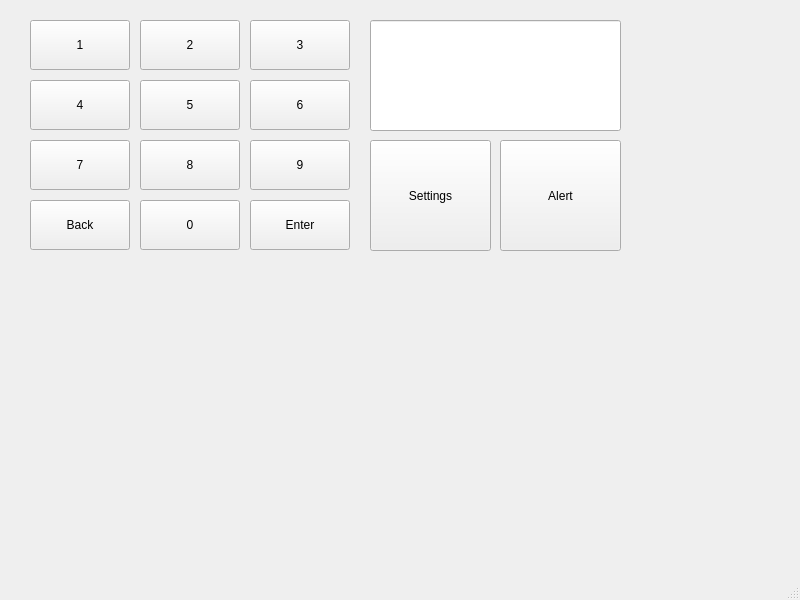
<?xml version="1.0" encoding="UTF-8"?>
<ui version="4.0">
 <class>MainWindow</class>
 <widget class="QMainWindow" name="MainWindow">
  <property name="geometry">
   <rect>
    <x>0</x>
    <y>0</y>
    <width>800</width>
    <height>600</height>
   </rect>
  </property>
  <property name="windowTitle">
   <string>MainWindow</string>
  </property>
  <widget class="QWidget" name="centralwidget">
   <widget class="QPushButton" name="pushButton1">
    <property name="geometry">
     <rect>
      <x>30</x>
      <y>20</y>
      <width>100</width>
      <height>50</height>
     </rect>
    </property>
    <property name="text">
     <string>1</string>
    </property>
   </widget>
   <widget class="QPushButton" name="pushButton1_2">
    <property name="geometry">
     <rect>
      <x>140</x>
      <y>20</y>
      <width>100</width>
      <height>50</height>
     </rect>
    </property>
    <property name="text">
     <string>2</string>
    </property>
   </widget>
   <widget class="QPushButton" name="pushButton1_3">
    <property name="geometry">
     <rect>
      <x>250</x>
      <y>20</y>
      <width>100</width>
      <height>50</height>
     </rect>
    </property>
    <property name="text">
     <string>3</string>
    </property>
   </widget>
   <widget class="QPushButton" name="pushButton1_4">
    <property name="geometry">
     <rect>
      <x>140</x>
      <y>80</y>
      <width>100</width>
      <height>50</height>
     </rect>
    </property>
    <property name="text">
     <string>5</string>
    </property>
   </widget>
   <widget class="QPushButton" name="pushButton1_5">
    <property name="geometry">
     <rect>
      <x>30</x>
      <y>80</y>
      <width>100</width>
      <height>50</height>
     </rect>
    </property>
    <property name="text">
     <string>4</string>
    </property>
   </widget>
   <widget class="QPushButton" name="pushButton1_6">
    <property name="geometry">
     <rect>
      <x>250</x>
      <y>80</y>
      <width>100</width>
      <height>50</height>
     </rect>
    </property>
    <property name="text">
     <string>6</string>
    </property>
   </widget>
   <widget class="QPushButton" name="pushButton1_7">
    <property name="geometry">
     <rect>
      <x>140</x>
      <y>140</y>
      <width>100</width>
      <height>50</height>
     </rect>
    </property>
    <property name="text">
     <string>8</string>
    </property>
   </widget>
   <widget class="QPushButton" name="pushButton1_8">
    <property name="geometry">
     <rect>
      <x>250</x>
      <y>140</y>
      <width>100</width>
      <height>50</height>
     </rect>
    </property>
    <property name="text">
     <string>9</string>
    </property>
   </widget>
   <widget class="QPushButton" name="pushButton1_9">
    <property name="geometry">
     <rect>
      <x>30</x>
      <y>140</y>
      <width>100</width>
      <height>50</height>
     </rect>
    </property>
    <property name="text">
     <string>7</string>
    </property>
   </widget>
   <widget class="QPushButton" name="pushButton1_10">
    <property name="geometry">
     <rect>
      <x>30</x>
      <y>200</y>
      <width>100</width>
      <height>50</height>
     </rect>
    </property>
    <property name="text">
     <string>Back</string>
    </property>
   </widget>
   <widget class="QPushButton" name="pushButton1_11">
    <property name="geometry">
     <rect>
      <x>140</x>
      <y>200</y>
      <width>100</width>
      <height>50</height>
     </rect>
    </property>
    <property name="text">
     <string>0</string>
    </property>
   </widget>
   <widget class="QPushButton" name="pushButton1_12">
    <property name="geometry">
     <rect>
      <x>250</x>
      <y>200</y>
      <width>100</width>
      <height>50</height>
     </rect>
    </property>
    <property name="text">
     <string>Enter</string>
    </property>
   </widget>
   <widget class="QPushButton" name="pushButton">
    <property name="geometry">
     <rect>
      <x>370</x>
      <y>140</y>
      <width>121</width>
      <height>111</height>
     </rect>
    </property>
    <property name="text">
     <string>Settings</string>
    </property>
   </widget>
   <widget class="QPushButton" name="pushButton_2">
    <property name="geometry">
     <rect>
      <x>500</x>
      <y>140</y>
      <width>121</width>
      <height>111</height>
     </rect>
    </property>
    <property name="text">
     <string>Alert</string>
    </property>
   </widget>
   <widget class="QLineEdit" name="lineEdit">
    <property name="geometry">
     <rect>
      <x>370</x>
      <y>20</y>
      <width>251</width>
      <height>111</height>
     </rect>
    </property>
   </widget>
  </widget>
  <widget class="QMenuBar" name="menubar">
   <property name="geometry">
    <rect>
     <x>0</x>
     <y>0</y>
     <width>800</width>
     <height>22</height>
    </rect>
   </property>
  </widget>
  <widget class="QStatusBar" name="statusbar"/>
 </widget>
 <resources/>
 <connections/>
</ui>
